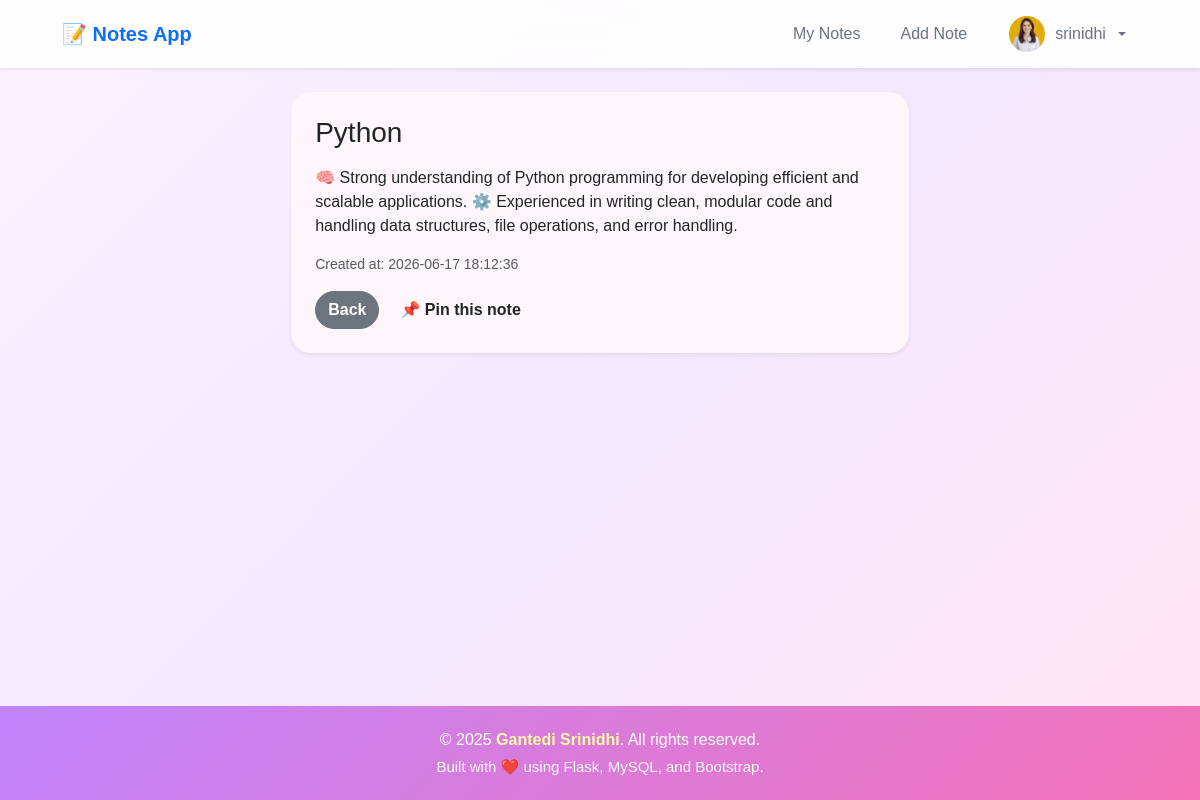
Screenshot of /viewnotes/1 (signed in) with the database file from the repository.
### tables this page shows
CREATE TABLE notes (
    id INTEGER PRIMARY KEY AUTOINCREMENT,
    title TEXT NOT NULL,
    content TEXT NOT NULL,
    user_id INTEGER NOT NULL,
    created_at TIMESTAMP DEFAULT CURRENT_TIMESTAMP,
    is_pinned INTEGER DEFAULT 0,
    FOREIGN KEY (user_id) REFERENCES users (id)
);

### app.py (the view)
@app.route('/viewnotes/<int:note_id>')
def viewnotes(note_id):
    if 'user_id' not in session:
        return redirect('/login')
    user_id = session['user_id']
    conn = get_db_connection()
    cur = conn.cursor()
    cur.execute("""SELECT id, title, content, created_at, is_pinned
                   FROM notes WHERE id = ? AND user_id = ?""",
                (note_id, user_id))
    row = cur.fetchone()
    cur.close()
    conn.close()
    if not row:
        flash("You don't have access to this note.", "danger")
        return redirect('/viewall')
    note = {"id": row[0], "title": row[1], "content": row[2],
            "created_at": row[3], "is_pinned": row[4]}
    return render_template('singlenote.html', note=note)

### app.py (called while the page is built)
def get_db_connection():
    conn = sqlite3.connect('notes.db')
    conn.row_factory = sqlite3.Row
    return conn

### templates/singlenote.html (shortened to what this page needs)
{% extends 'base.html' %}
{% block content %}
<div class="row justify-content-center">
  <div class="col-12 col-md-8 col-lg-7">
    <div class="card shadow-sm {% if note.is_pinned %}pinned-card{% endif %}">
      <div class="card-body p-4">
        <div class="d-flex justify-content-between align-items-start mb-2">
          <h3 class="mb-0">{{ note.title }}</h3>
        </div>
        <p class="mt-3">{{ note.content }}</p>
        <p class="text-muted small">Created at: {{ note.created_at }}</p>
        <div class="d-flex gap-2 mt-3">
          <a class="btn btn-secondary" href="{{ url_for('viewall') }}">Back</a>
          <form action="/pinnote/{{ note.id }}" method="POST" class="d-inline">
            {% if note.is_pinned %}
              <button class="btn btn-unpin" type="submit">📌 Unpin</button>
            {% else %}
              <button class="btn btn-pin" type="submit">📌 Pin this note</button>
            {% endif %}
          </form>
        </div>
      </div>
    </div>
  </div>
</div>
{% endblock %}

### static/style.css (style rules this page uses)
a { text-decoration: none !important; }
body { background: linear-gradient(135deg, #fdf2ff, #f3e8ff, #ffe4f2); font-family: 'Poppins', sans-serif; min-height: 100vh; color: #4b5563; }
.card { border-radius: 20px; border: none; background: #fef6fb; box-shadow: 0 8px 25px rgba(168, 85, 247, 0.12); transition: 0.3s; }
.btn { border-radius: 40px; font-weight: 600; }

### rows the page displays
notes: title "Python", content "🧠 Strong understanding of Python programming for developing efficient and scalable applications. ⚙️ Experienced in writing clean, modular code and handling data structures, file operations, and error handling.", created_at "2026-06-17 18:12:36"

### other values shown
{{ session.get('username') }} "srinidhi"
